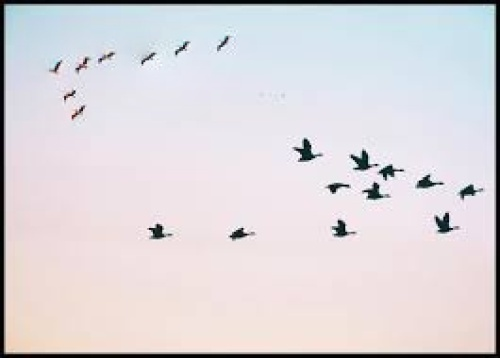
#> input picture images/temps/temp95.jpg, 500 x 358 px
$ python -i ELA_opencv.py   (imports and definitions only)
#> lines starting #> are read from the running program, lines starting #| are printed output that depends on the picture
#> further down, picture is the input picture: shape (358, 500, 3); mean B, G, R 218.6, 214.5, 219.1
# -*- coding: utf-8 -*-
"""
Created on Thu Jul 30 13:25:15 2020

@author: anyaj
"""
import cv2
import numpy as np
# read image
#img1 = cv2.imread("dataset/dataset/23.jpg")

def ELA(img1):
# set compression and scale
    jpg_quality1 = 95
    jpg_quality2 = 90
    scale = 15

    # write img1 at 95% jpg compression
    temp95="images/temps/temp95.jpg"
    cv2.imwrite(temp95, img1, [cv2.IMWRITE_JPEG_QUALITY, jpg_quality1])

    # read compressed image
    img2 = cv2.imread(temp95)

    # get absolute difference between img1 and img2 and multiply by scale
    diff1 = scale * cv2.absdiff(img1, img2)
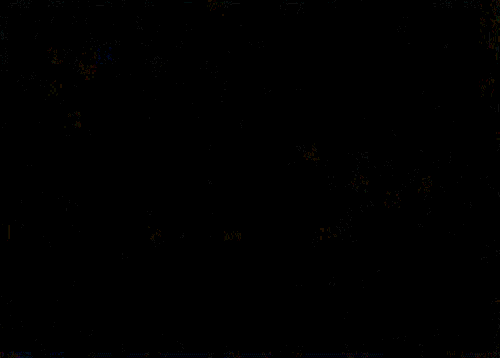
#> diff1: shape (358, 500, 3); mean B, G, R 0.2, 0.2, 0.2
    cv2.imwrite("images/temps/diff1.jpg", diff1)

    # write img2 at 90% jpg compression
    temp90="images/temps/temp90.jpg"
    cv2.imwrite(temp90, img2, [cv2.IMWRITE_JPEG_QUALITY, jpg_quality2])

    # read compressed image
    img3 = cv2.imread(temp90)

    # get absolute difference between img1 and img2 and multiply by scale
    diff2 = scale * cv2.absdiff(img2, img3)
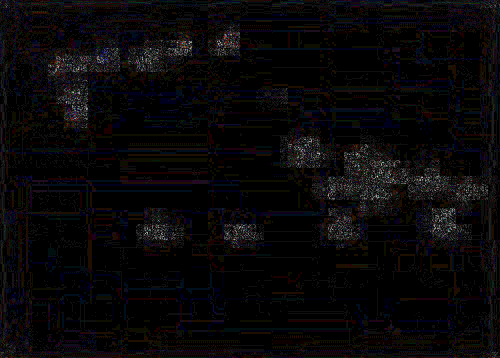
#> diff2: shape (358, 500, 3); mean B, G, R 8.7, 7.4, 8.9
    cv2.imwrite("images/temps/diff2.jpg", diff2)

    #options to display images
    #cv2.imshow("ela95", diff1)
    #cv2.imshow("ela90", diff2)
    #cv2.waitKey(0)

    #set upper and lower threshold for mask
    lower_black = np.array([0, 0, 0], np.uint8)
    upper_black = np.array([20,20,20], np.uint8)

    #create mask
    black_mask = cv2.inRange(diff1, lower_black, upper_black)
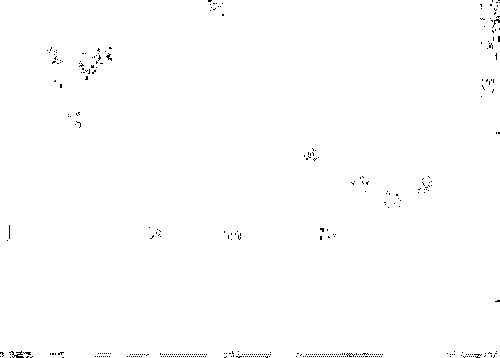
#> black_mask: shape (358, 500); 99.5% white; black in thin lines or dots
    cv2.imwrite("images/temps/ela_mask.jpg", black_mask)

    #option to show mask image
    #cv2.imshow('mask0',black_mask)
    #cv2.waitKey(0)

# [2 lines not run here, left out]

#ELA(img1)

>>> import cv2
>>> picture = cv2.imread('images/temps/temp95.jpg')
>>> result = ELA(picture)
